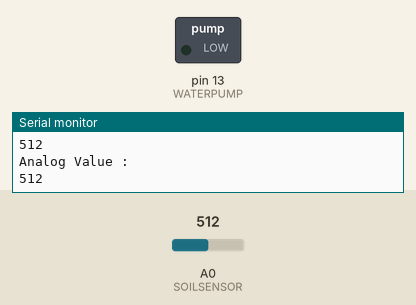
The sketch below on a simulated Arduino Uno, built with avr-gcc and run on an emulated ATmega328P. On the bench: switched loads named in the sketch (green lamp = pin HIGH), the last lines printed to the serial monitor. The test bench sets the inputs (shaded band); at power-on: A0 (SOILSENSOR) = 512.

Above: at 1.2 s.
1.3 s: A0 (SOILSENSOR) set to 411
2.8 s: A0 (SOILSENSOR) set to 392
At 3.5 s:
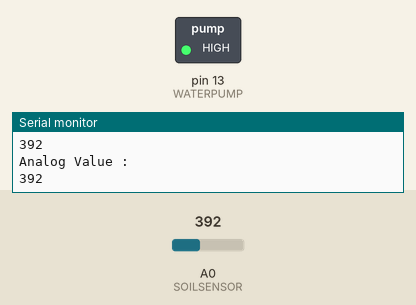
4.3 s: A0 (SOILSENSOR) set to 410
At 4.8 s:
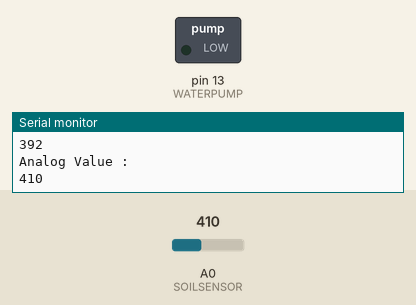
5.9 s: A0 (SOILSENSOR) set to 390
At 7.3 s:
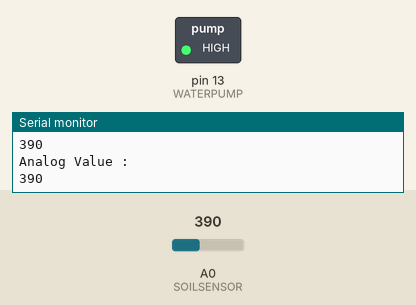
Timing chart, 0 to 8.5 s (numbered marks = the images above; inputs shaded):
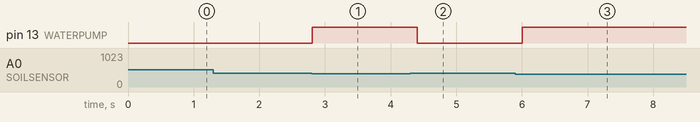

The sketch:

gardening_system.ino
```cpp
int WATERPUMP = 13;
int SOILSENSOR = A0;
int limit=400;
int val;

void setup() {
  Serial.begin(9600);
  pinMode(WATERPUMP,OUTPUT);
  pinMode(SOILSENSOR,INPUT);
}

void loop() {
  val = analogRead(SOILSENSOR);
  Serial.println("Analog Value : ");
  Serial.println(val);
  if(val > limit)  //change here for the logic
  {
  digitalWrite(WATERPUMP,LOW);
  }
  else
  {
  digitalWrite(WATERPUMP,HIGH);
  }
  delay(400);
}
```

Measured:
- the behaviour switches between 401 and 400 on A0 (SOILSENSOR) (found by bisection; images 0 and 1)
- after the input at 2.8 s, pin 13 (WATERPUMP): LOW → HIGH at once
- after the input at 4.3 s, pin 13 (WATERPUMP): HIGH → LOW after 0.11 s
- after the input at 5.9 s, pin 13 (WATERPUMP): LOW → HIGH after 0.11 s
